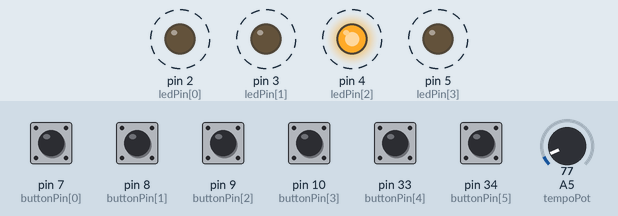
A sketch run on a simulated Teensy 4. On the bench: output pins drawn as LEDs (lit = HIGH). Dashed ring = blinking. The inputs (shaded band) are chosen by the test bench; at power-on: pin 7 (buttonPin[0]), pin 8 (buttonPin[1]), pin 9 (buttonPin[2]), pin 10 (buttonPin[3]), pin 33 (buttonPin[4]), pin 34 (buttonPin[5]) LOW, A5 (tempoPot) = 77.

Above: at 1.25 s.
1.3 s: pin 7 (buttonPin[0]) pulled HIGH for 0.15 s
At 1.45 s:
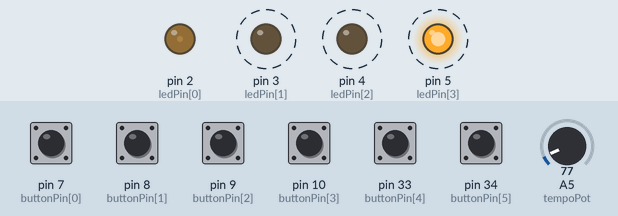
4.3 s: pin 8 (buttonPin[1]) pulled HIGH for 0.15 s
At 4.54 s:
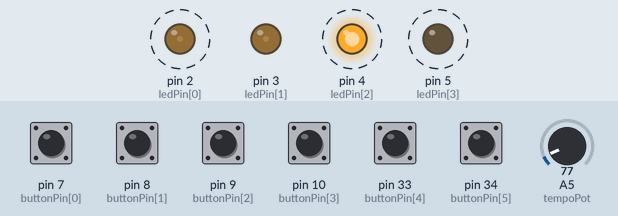
7.3 s: pin 9 (buttonPin[2]) pulled HIGH for 0.15 s
At 7.54 s:
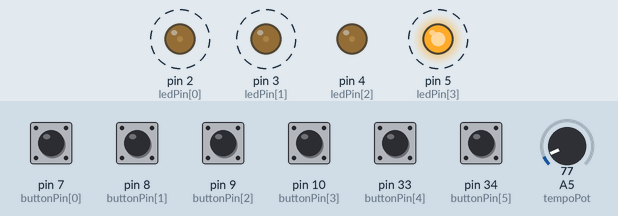
10.3 s: pin 10 (buttonPin[3]) pulled HIGH for 0.15 s
At 10.48 s:
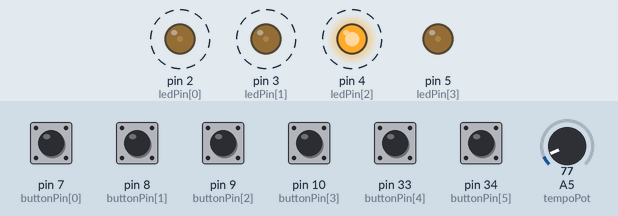
13.3 s: pin 33 (buttonPin[4]) pulled HIGH for 0.15 s
16.3 s: pin 7 (buttonPin[0]) pulled HIGH for 1 s
Timing chart, 0 to 20.3 s (numbered marks = the images above; inputs shaded):
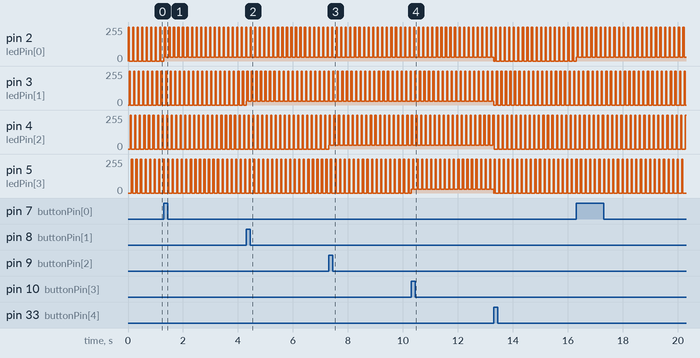

Measured:
- by itself, pin 2 (ledPin[0]): repeats every 0.17 s: 255/255 0.04 s, 30/255 0.13 s
- by itself, pin 3 (ledPin[1]), pin 4 (ledPin[2]), pin 5 (ledPin[3]): alternates 255/255 for 0.04 s and 0/255 for 0.13 s

The sketch:

stepsequencer.ino
```cpp
const int channel = 0;

int buttonPin[6] = { 7, 8, 9, 10, 33, 34};
int ledPin [4] = { 2, 3, 4, 5};

int tempo = 0;
int tempoPot = A5;

boolean lastButtonState[6] = { LOW, LOW, LOW, LOW, LOW, LOW};
boolean buttonState[6] = { LOW, LOW, LOW, LOW, LOW, LOW};

boolean stepState[3][4] = {
  { false, false, false, false},
  { false, false, false, false},
  { false, false, false, false},
};

int currentChannel = 0;
int currentStep = 0;
int midiNote[4] = {61, 62, 63, 64};
unsigned long lastStepTime = 0;

void setup() {
  for (int i = 0; i < 6; i++) {
    pinMode(buttonPin[i], INPUT);

  }
  for (int i = 0; i < 4; i++) {
    pinMode(ledPin[i], OUTPUT);

  }
}

void loop() {
  updateChannel();
  checkButtons();
  sequence();
  setLeds();
}

void updateChannel() {
  for (int i = 4; i < 6; i++) {
    lastButtonState[i] = buttonState[i];
    buttonState[i] = digitalRead(buttonPin[i]);

    if (buttonState[i] == HIGH && lastButtonState[i] == LOW) {
      if (i == 4) {
        currentChannel++;
        if (currentChannel > 2) {
          currentChannel = 0;
        }
      }
      if (i == 5) {
        currentChannel--;
        if (currentChannel < 0) {
          currentChannel = 2;
        }
      }

    }

  }
}

void checkButtons() {
  for (int i = 0; i < 4; i++) {
    lastButtonState[i] = buttonState[i];
    buttonState[i] = digitalRead(buttonPin[i]);

    if (buttonState[i] == HIGH && lastButtonState[i] == LOW) {
      if (stepState[currentChannel][i] == false) {
        stepState[currentChannel][i] = true;
      } else if (stepState[currentChannel][i] == true) {
        stepState[currentChannel][i] = false;
      }
      //
      //      if(stepState[i] == true) {
      //      digitalWrite(ledPin[i], HIGH);
      //    } else if(stepState[i] == false) {
      //        digitalWrite(ledPin[i], LOW);
      //    }
    }
  }
}

void sequence() {

  tempo = map(analogRead(tempoPot), 0, 1023, 3, 500);

  if (millis() > lastStepTime + tempo) {   //if its time to go to the next step...

    for (int i = 0; i < 3; i++) {

      if (stepState[i][currentStep] == HIGH) {
        usbMIDI.sendNoteOn(midiNote[i], 80, 1);
      }
    }

    currentStep = currentStep + 1;         //increment to the next step
    if (currentStep > 3) {
      currentStep = 0;
    }
    //    digitalWrite(ledPin[currentStep], HIGH); //turn on the new led

    lastStepTime = millis();               //set lastStepTime to the current time
  }
}

void setLeds() {
  for (int i = 0; i < 4; i++) {

    if (currentStep == i) {
      analogWrite(ledPin[i], 255);
    }
    else if (stepState[currentChannel][i] == HIGH) {
      analogWrite(ledPin[i], 30);

    }
    else {
      digitalWrite(ledPin[i], LOW);

    }
  }
}
```
